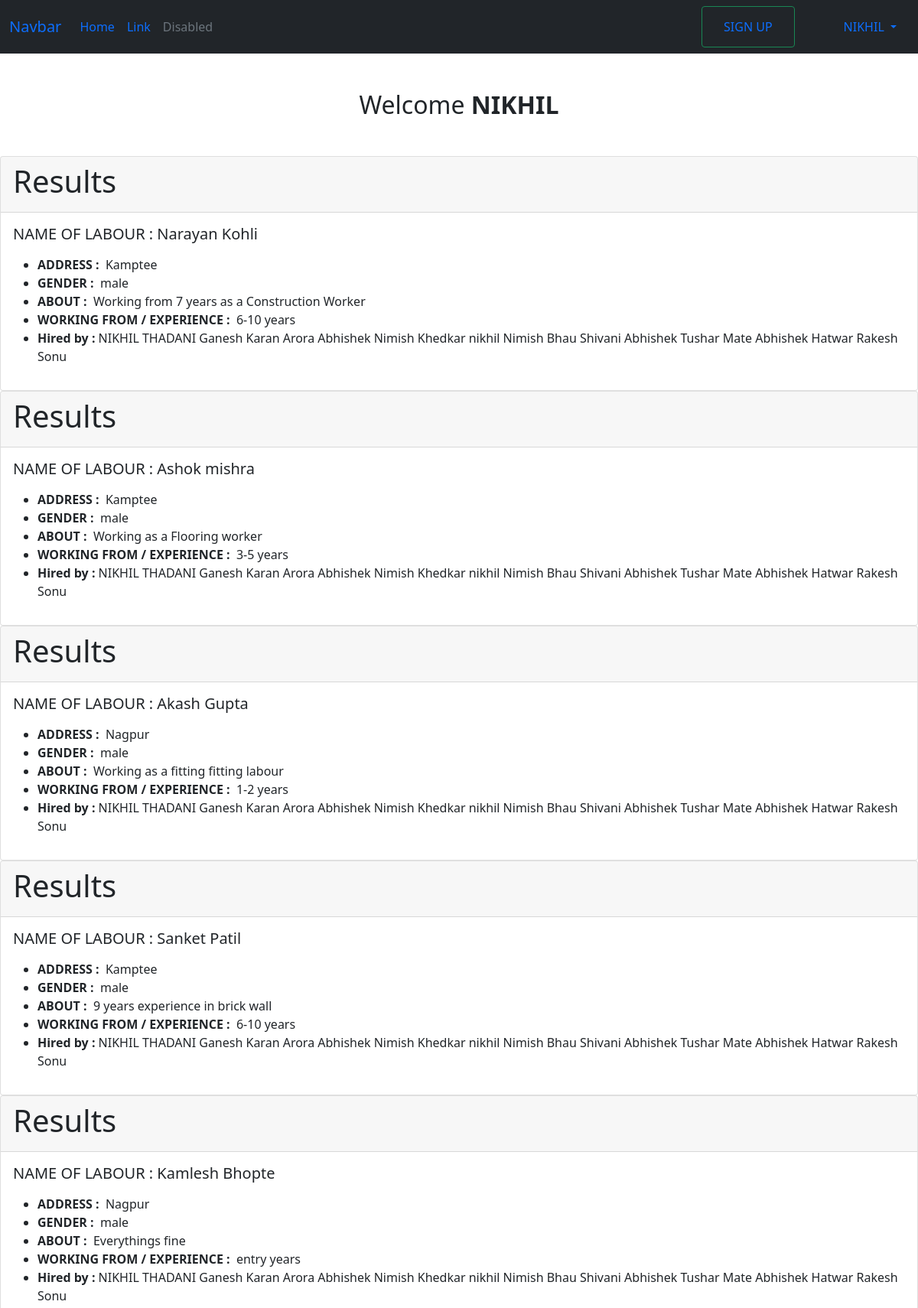
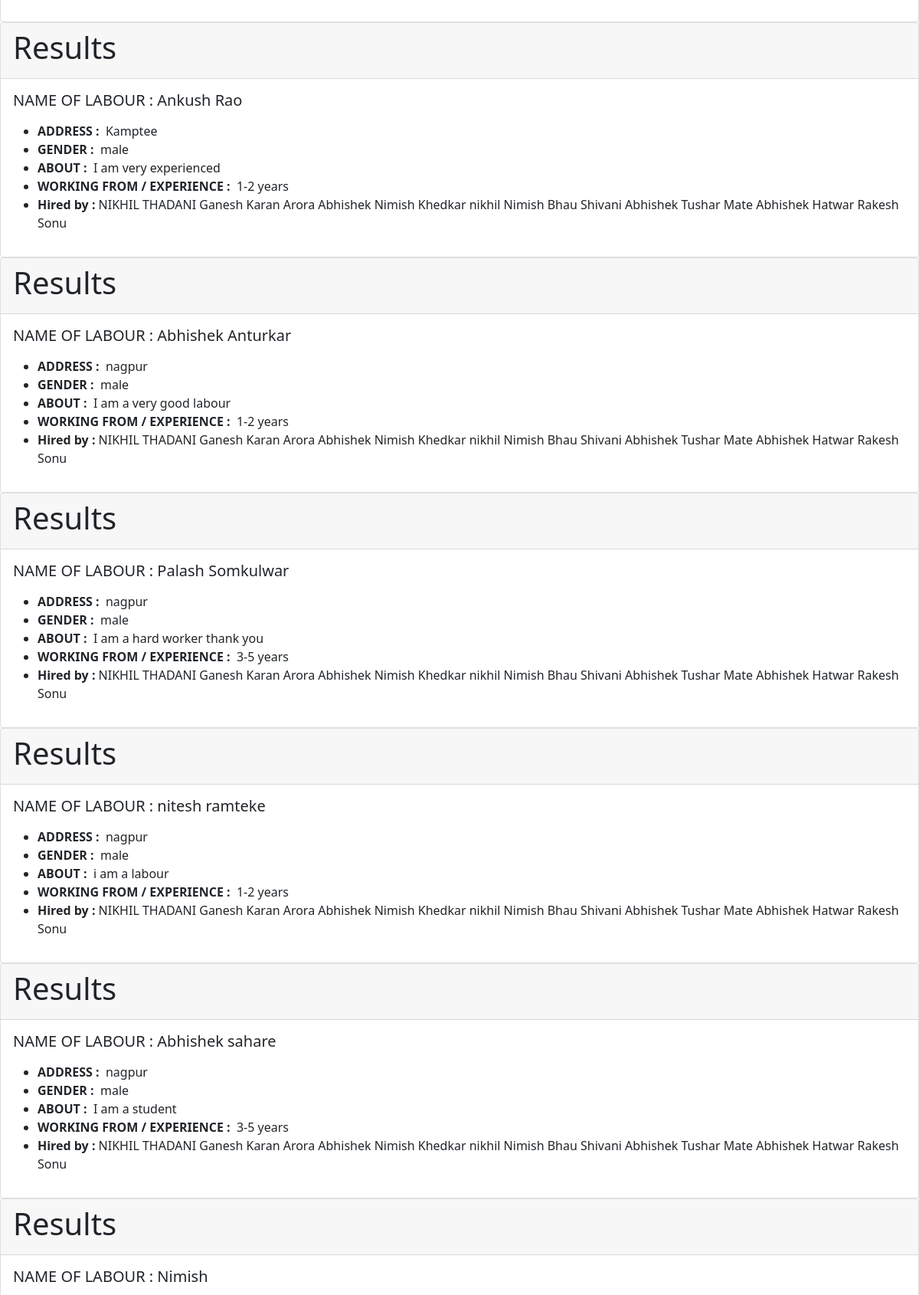
Screenshot of /results (signed in, upper part) with the database file from the repository (2 pictures, top to bottom).
### accounts/models.py (models this page shows, shortened)
class User(AbstractBaseUser, PermissionsMixin):
    full_name       = models.CharField(_('full name'), max_length=30)
    email           = models.EmailField(_('email address'), unique=True,blank=True)
    phone_no        = models.CharField(_("Phone no"),max_length=10,unique=True)
    is_staff        = models.BooleanField(_('staff status'), default=False)
    is_active       = models.BooleanField(_('active'), default=True)
    date_joined     = models.DateTimeField(_('date joined'),default=timezone.now)
    is_engineer    = models.BooleanField(_('engineer'), default=False)
    is_labour     = models.BooleanField(_('labour'), default=False)
    objects = CustomUserManager()
    USERNAME_FIELD = 'phone_no'
    REQUIRED_FIELDS = ['full_name',]
    class Meta:
        verbose_name = _('user')
        verbose_name_plural = _('users')
    def __str__(self):
        return self.full_name

class Labour(models.Model):
    user            = models.OneToOneField(User, on_delete=models.CASCADE)
    location        = models.CharField(_('Where do you Reside now'), max_length=20, null=True, blank=True)
    gender          = models.CharField(max_length=10, choices=GENDERS, null=True, blank=True)
    about           = models.CharField(max_length=40,blank=True, null=True)
    category        = models.CharField('Select your work type :',max_length=20,choices=CATEGORY,null=True, blank=True)
    years_of_exp    = models.CharField('Years of Experience', max_length=20, choices=YEARS_OF_EXP, null=True, blank=True)
    is_hired = models.BooleanField(default=False)

class Engineer(models.Model):
    user        = models.OneToOneField(User, on_delete=models.CASCADE)
    name        = models.CharField(_('NAME'), max_length=50, null=True, blank=True)
    country     = models.CharField(max_length=40, null=True, blank=True)
    state       = models.CharField(max_length=40, null=True, blank=True)
    address     = models.CharField(_('company address'), max_length=120, null=True, blank=True)
    class Meta:
        verbose_name_plural = 'Engineer'

### accounts/views.py (the view)
# urls.py: path('results',results,name='results'),
def results(request):
    engg = Engineer.objects.all()
    labour_detail = Labour.objects.all()
    return render(request, 'results.html', {'labour_detail': labour_detail, 'engg': engg})

### templates/results.html (shortened to what this page needs)
{% extends 'home.html' %}
{% block content %}
 {% for details in labour_detail %}
 <div class="card">
    <div class="card-header">
    <h1>Results</h1>
    </div>
    <div class="card-body">
      <h5 class="card-title">NAME OF LABOUR : {{details.user}}</h5>
      <p class="card-text">
     <ul>
    <li><b>ADDRESS :</b> &nbsp;{{ details.location }}</li>
    <li><b>GENDER :</b> &nbsp;{{ details.gender }}</li>
    <li><b>ABOUT :</b> &nbsp;{{ details.about }}</li>
    <li><b>WORKING FROM / EXPERIENCE :</b> &nbsp;{{ details.years_of_exp }} years</li>
    <li>
        <strong>Hired by : </strong>
        {% for engineer in engg %}
            {{engineer.name}}
        {% endfor %}
    </li>
      </p>
    </div>
  </div>
{% endfor %}
{% endblock content %}

### templates/home.html (shortened to what this page needs)
{% load static %}
<!DOCTYPE html>
<html lang="en">
<head>
    <link href="https://cdn.jsdelivr.net/npm/bootstrap@5.0.1/dist/css/bootstrap.min.css" rel="stylesheet">
</head>
<body>
    <nav class="navbar navbar-expand-lg navbar-primary bg-dark">
        <div class="container-fluid">
          <a class="navbar-brand" href="#">Navbar</a>
          <div class="collapse navbar-collapse" id="navbarSupportedContent">
            <ul class="navbar-nav me-auto mb-2 mb-lg-0">
              <li class="nav-item">
                <a class="nav-link active" aria-current="page" href="#">Home</a>
              </li>
              <li class="nav-item">
                <a class="nav-link" href="#">Link</a>
              </li>
              <li class="nav-item">
                <a class="nav-link disabled" href="#" tabindex="-1" aria-disabled="true">Disabled</a>
              </li>
            </ul>
            <div class="nav-item mx-5">
                <button class="btn btn-outline-success" ><a class="nav-link" href="/eng_lab">SIGN UP</a></button>
            </div>
            {% if request.user.is_authenticated %}
            <div class="nav-item dropdown">
              <a class="nav-link dropdown-toggle" href="#" id="navbarDropdown" role="button" data-bs-toggle="dropdown" aria-expanded="false">
                {{request.user.full_name}}
              </a>
           </div>
            {% else %}
            <button class="btn btn-outline-success" ><a class="nav-link" href="/login/">LOG IN</a></button>
            {% endif %}
          </div>
        </div>
      </nav>
      {% if request.user.is_authenticated %}
      <h2 class="text-center my-5">Welcome <b>{{request.user}}</b></h2>
      {% endif %}
      {% block content %}
      {% endblock %}
</body>
</html>

### rows the page displays
User: user.full_name "NIKHIL", user "NIKHIL"
Labour: user "Narayan Kohli", location "Kamptee", gender "male", about "Working from 7 years as a Construction Worker", years_of_exp "6-10"
Engineer: name "NIKHIL THADANI"
Engineer: name "Ganesh"
Engineer: name "Karan Arora"
Engineer: name "Abhishek"
Engineer: name "Nimish Khedkar"
Engineer: name "nikhil"
Engineer: name "Nimish Bhau"
Engineer: name "Shivani"
Engineer: name "Abhishek"
Engineer: name "Tushar Mate"
Engineer: name "Abhishek Hatwar"
Engineer: name "Rakesh Sonu"
Labour: user "Ashok mishra", location "Kamptee", gender "male", about "Working as a Flooring worker", years_of_exp "3-5"
Labour: user "Akash Gupta", location "Nagpur", gender "male", about "Working as a fitting fitting labour", years_of_exp "1-2"
Labour: user "Sanket Patil", location "Kamptee", gender "male", about "9 years experience in brick wall", years_of_exp "6-10"
Labour: user "Kamlesh Bhopte", location "Nagpur", gender "male", about "Everythings fine", years_of_exp "entry"
Labour: user "Ankush Rao", location "Kamptee", gender "male", about "I am very experienced", years_of_exp "1-2"
Labour: user "Abhishek Anturkar", location "nagpur", gender "male", about "I am a very good labour", years_of_exp "1-2"
Labour: user "Palash Somkulwar", location "nagpur", gender "male", about "I am a hard worker thank you", years_of_exp "3-5"
Labour: user "nitesh ramteke", location "nagpur", gender "male", about "i am a labour", years_of_exp "1-2"
Labour: user "Abhishek sahare", location "nagpur", gender "male", about "I am a student", years_of_exp "3-5"
Labour: user "Nimish"
